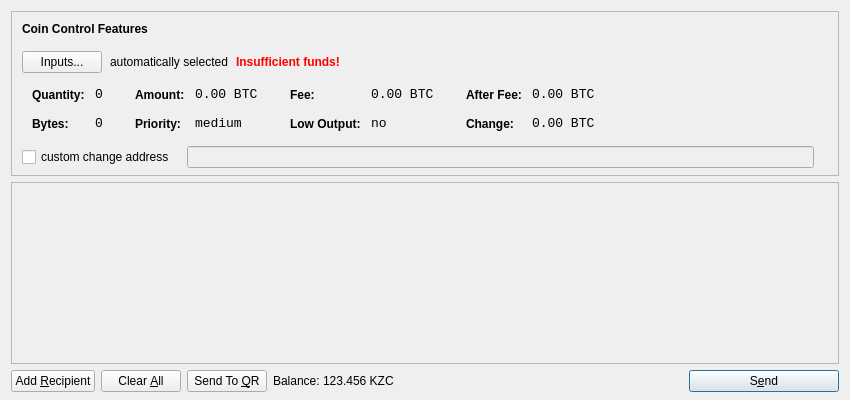
<?xml version="1.0" encoding="UTF-8"?>
<ui version="4.0">
 <class>SendCoinsDialog</class>
 <widget class="QDialog" name="SendCoinsDialog">
  <property name="geometry">
   <rect>
    <x>0</x>
    <y>0</y>
    <width>850</width>
    <height>400</height>
   </rect>
  </property>
  <property name="windowTitle">
   <string>Send Coins</string>
  </property>
  <layout class="QVBoxLayout" name="verticalLayout" stretch="0,1,0">
   <property name="bottomMargin">
    <number>8</number>
   </property>
   <item>
    <widget class="QFrame" name="frameCoinControl">
     <property name="sizePolicy">
      <sizepolicy hsizetype="Expanding" vsizetype="Expanding">
       <horstretch>0</horstretch>
       <verstretch>0</verstretch>
      </sizepolicy>
     </property>
     <property name="maximumSize">
      <size>
       <width>16777215</width>
       <height>16777215</height>
      </size>
     </property>
     <property name="frameShape">
      <enum>QFrame::StyledPanel</enum>
     </property>
     <property name="frameShadow">
      <enum>QFrame::Sunken</enum>
     </property>
     <layout class="QVBoxLayout" name="verticalLayoutCoinControl2">
      <property name="spacing">
       <number>7</number>
      </property>
      <property name="leftMargin">
       <number>0</number>
      </property>
      <property name="topMargin">
       <number>0</number>
      </property>
      <property name="rightMargin">
       <number>0</number>
      </property>
      <property name="bottomMargin">
       <number>6</number>
      </property>
      <item>
       <layout class="QVBoxLayout" name="verticalLayoutCoinControl" stretch="0,0,0,0,1">
        <property name="spacing">
         <number>0</number>
        </property>
        <property name="leftMargin">
         <number>10</number>
        </property>
        <property name="topMargin">
         <number>10</number>
        </property>
        <item>
         <layout class="QHBoxLayout" name="horizontalLayoutCoinControl1">
          <property name="bottomMargin">
           <number>15</number>
          </property>
          <item>
           <widget class="QLabel" name="labelCoinControlFeatures">
            <property name="sizePolicy">
             <sizepolicy hsizetype="Preferred" vsizetype="Maximum">
              <horstretch>0</horstretch>
              <verstretch>0</verstretch>
             </sizepolicy>
            </property>
            <property name="font">
             <font>
              <weight>75</weight>
              <bold>true</bold>
             </font>
            </property>
            <property name="styleSheet">
             <string notr="true">font-weight:bold;</string>
            </property>
            <property name="text">
             <string>Coin Control Features</string>
            </property>
           </widget>
          </item>
         </layout>
        </item>
        <item>
         <layout class="QHBoxLayout" name="horizontalLayoutCoinControl2" stretch="0,0,0,0">
          <property name="spacing">
           <number>8</number>
          </property>
          <property name="bottomMargin">
           <number>10</number>
          </property>
          <item>
           <widget class="QPushButton" name="pushButtonCoinControl">
            <property name="styleSheet">
             <string notr="true"/>
            </property>
            <property name="text">
             <string>Inputs...</string>
            </property>
           </widget>
          </item>
          <item>
           <widget class="QLabel" name="labelCoinControlAutomaticallySelected">
            <property name="text">
             <string>automatically selected</string>
            </property>
            <property name="margin">
             <number>5</number>
            </property>
           </widget>
          </item>
          <item>
           <widget class="QLabel" name="labelCoinControlInsuffFunds">
            <property name="font">
             <font>
              <weight>75</weight>
              <bold>true</bold>
             </font>
            </property>
            <property name="styleSheet">
             <string notr="true">color:red;font-weight:bold;</string>
            </property>
            <property name="text">
             <string>Insufficient funds!</string>
            </property>
            <property name="margin">
             <number>5</number>
            </property>
           </widget>
          </item>
          <item>
           <spacer name="horizontalSpacerCoinControl">
            <property name="orientation">
             <enum>Qt::Horizontal</enum>
            </property>
            <property name="sizeHint" stdset="0">
             <size>
              <width>40</width>
              <height>1</height>
             </size>
            </property>
           </spacer>
          </item>
         </layout>
        </item>
        <item>
         <widget class="QWidget" name="widgetCoinControl" native="true">
          <property name="sizePolicy">
           <sizepolicy hsizetype="Preferred" vsizetype="Preferred">
            <horstretch>0</horstretch>
            <verstretch>0</verstretch>
           </sizepolicy>
          </property>
          <property name="minimumSize">
           <size>
            <width>0</width>
            <height>0</height>
           </size>
          </property>
          <property name="styleSheet">
           <string notr="true"/>
          </property>
          <layout class="QHBoxLayout" name="horizontalLayoutCoinControl5">
           <property name="leftMargin">
            <number>0</number>
           </property>
           <property name="topMargin">
            <number>0</number>
           </property>
           <property name="rightMargin">
            <number>0</number>
           </property>
           <property name="bottomMargin">
            <number>0</number>
           </property>
           <item>
            <layout class="QHBoxLayout" name="horizontalLayoutCoinControl3" stretch="0,0,0,1">
             <property name="spacing">
              <number>20</number>
             </property>
             <property name="topMargin">
              <number>0</number>
             </property>
             <property name="bottomMargin">
              <number>10</number>
             </property>
             <item>
              <layout class="QFormLayout" name="formLayoutCoinControl1">
               <property name="horizontalSpacing">
                <number>10</number>
               </property>
               <property name="verticalSpacing">
                <number>14</number>
               </property>
               <property name="leftMargin">
                <number>10</number>
               </property>
               <property name="topMargin">
                <number>4</number>
               </property>
               <property name="rightMargin">
                <number>6</number>
               </property>
               <item row="0" column="0">
                <widget class="QLabel" name="labelCoinControlQuantityText">
                 <property name="styleSheet">
                  <string notr="true">font-weight:bold;</string>
                 </property>
                 <property name="text">
                  <string>Quantity:</string>
                 </property>
                 <property name="margin">
                  <number>0</number>
                 </property>
                </widget>
               </item>
               <item row="0" column="1">
                <widget class="QLabel" name="labelCoinControlQuantity">
                 <property name="font">
                  <font>
                   <family>Monospace</family>
                   <pointsize>10</pointsize>
                  </font>
                 </property>
                 <property name="cursor">
                  <cursorShape>IBeamCursor</cursorShape>
                 </property>
                 <property name="contextMenuPolicy">
                  <enum>Qt::ActionsContextMenu</enum>
                 </property>
                 <property name="text">
                  <string notr="true">0</string>
                 </property>
                 <property name="margin">
                  <number>0</number>
                 </property>
                 <property name="textInteractionFlags">
                  <set>Qt::LinksAccessibleByMouse|Qt::TextSelectableByKeyboard|Qt::TextSelectableByMouse</set>
                 </property>
                </widget>
               </item>
               <item row="1" column="0">
                <widget class="QLabel" name="labelCoinControlBytesText">
                 <property name="styleSheet">
                  <string notr="true">font-weight:bold;</string>
                 </property>
                 <property name="text">
                  <string>Bytes:</string>
                 </property>
                </widget>
               </item>
               <item row="1" column="1">
                <widget class="QLabel" name="labelCoinControlBytes">
                 <property name="font">
                  <font>
                   <family>Monospace</family>
                   <pointsize>10</pointsize>
                  </font>
                 </property>
                 <property name="cursor">
                  <cursorShape>IBeamCursor</cursorShape>
                 </property>
                 <property name="contextMenuPolicy">
                  <enum>Qt::ActionsContextMenu</enum>
                 </property>
                 <property name="text">
                  <string notr="true">0</string>
                 </property>
                 <property name="textInteractionFlags">
                  <set>Qt::LinksAccessibleByMouse|Qt::TextSelectableByKeyboard|Qt::TextSelectableByMouse</set>
                 </property>
                </widget>
               </item>
              </layout>
             </item>
             <item>
              <layout class="QFormLayout" name="formLayoutCoinControl2">
               <property name="horizontalSpacing">
                <number>10</number>
               </property>
               <property name="verticalSpacing">
                <number>14</number>
               </property>
               <property name="leftMargin">
                <number>6</number>
               </property>
               <property name="topMargin">
                <number>4</number>
               </property>
               <property name="rightMargin">
                <number>6</number>
               </property>
               <item row="0" column="0">
                <widget class="QLabel" name="labelCoinControlAmountText">
                 <property name="styleSheet">
                  <string notr="true">font-weight:bold;</string>
                 </property>
                 <property name="text">
                  <string>Amount:</string>
                 </property>
                 <property name="margin">
                  <number>0</number>
                 </property>
                </widget>
               </item>
               <item row="0" column="1">
                <widget class="QLabel" name="labelCoinControlAmount">
                 <property name="font">
                  <font>
                   <family>Monospace</family>
                   <pointsize>10</pointsize>
                  </font>
                 </property>
                 <property name="cursor">
                  <cursorShape>IBeamCursor</cursorShape>
                 </property>
                 <property name="contextMenuPolicy">
                  <enum>Qt::ActionsContextMenu</enum>
                 </property>
                 <property name="text">
                  <string notr="true">0.00 BTC</string>
                 </property>
                 <property name="textInteractionFlags">
                  <set>Qt::LinksAccessibleByMouse|Qt::TextSelectableByKeyboard|Qt::TextSelectableByMouse</set>
                 </property>
                </widget>
               </item>
               <item row="1" column="0">
                <widget class="QLabel" name="labelCoinControlPriorityText">
                 <property name="styleSheet">
                  <string notr="true">font-weight:bold;</string>
                 </property>
                 <property name="text">
                  <string>Priority:</string>
                 </property>
                </widget>
               </item>
               <item row="1" column="1">
                <widget class="QLabel" name="labelCoinControlPriority">
                 <property name="font">
                  <font>
                   <family>Monospace</family>
                   <pointsize>10</pointsize>
                  </font>
                 </property>
                 <property name="cursor">
                  <cursorShape>IBeamCursor</cursorShape>
                 </property>
                 <property name="contextMenuPolicy">
                  <enum>Qt::ActionsContextMenu</enum>
                 </property>
                 <property name="text">
                  <string>medium</string>
                 </property>
                 <property name="textInteractionFlags">
                  <set>Qt::LinksAccessibleByMouse|Qt::TextSelectableByKeyboard|Qt::TextSelectableByMouse</set>
                 </property>
                </widget>
               </item>
              </layout>
             </item>
             <item>
              <layout class="QFormLayout" name="formLayoutCoinControl3">
               <property name="horizontalSpacing">
                <number>10</number>
               </property>
               <property name="verticalSpacing">
                <number>14</number>
               </property>
               <property name="leftMargin">
                <number>6</number>
               </property>
               <property name="topMargin">
                <number>4</number>
               </property>
               <property name="rightMargin">
                <number>6</number>
               </property>
               <item row="0" column="0">
                <widget class="QLabel" name="labelCoinControlFeeText">
                 <property name="styleSheet">
                  <string notr="true">font-weight:bold;</string>
                 </property>
                 <property name="text">
                  <string>Fee:</string>
                 </property>
                 <property name="margin">
                  <number>0</number>
                 </property>
                </widget>
               </item>
               <item row="0" column="1">
                <widget class="QLabel" name="labelCoinControlFee">
                 <property name="font">
                  <font>
                   <family>Monospace</family>
                   <pointsize>10</pointsize>
                  </font>
                 </property>
                 <property name="cursor">
                  <cursorShape>IBeamCursor</cursorShape>
                 </property>
                 <property name="contextMenuPolicy">
                  <enum>Qt::ActionsContextMenu</enum>
                 </property>
                 <property name="text">
                  <string notr="true">0.00 BTC</string>
                 </property>
                 <property name="textInteractionFlags">
                  <set>Qt::LinksAccessibleByMouse|Qt::TextSelectableByKeyboard|Qt::TextSelectableByMouse</set>
                 </property>
                </widget>
               </item>
               <item row="1" column="0">
                <widget class="QLabel" name="labelCoinControlLowOutputText">
                 <property name="styleSheet">
                  <string notr="true">font-weight:bold;</string>
                 </property>
                 <property name="text">
                  <string>Low Output:</string>
                 </property>
                </widget>
               </item>
               <item row="1" column="1">
                <widget class="QLabel" name="labelCoinControlLowOutput">
                 <property name="font">
                  <font>
                   <family>Monospace</family>
                   <pointsize>10</pointsize>
                  </font>
                 </property>
                 <property name="cursor">
                  <cursorShape>IBeamCursor</cursorShape>
                 </property>
                 <property name="contextMenuPolicy">
                  <enum>Qt::ActionsContextMenu</enum>
                 </property>
                 <property name="text">
                  <string>no</string>
                 </property>
                 <property name="textInteractionFlags">
                  <set>Qt::LinksAccessibleByMouse|Qt::TextSelectableByKeyboard|Qt::TextSelectableByMouse</set>
                 </property>
                </widget>
               </item>
              </layout>
             </item>
             <item>
              <layout class="QFormLayout" name="formLayoutCoinControl4">
               <property name="horizontalSpacing">
                <number>10</number>
               </property>
               <property name="verticalSpacing">
                <number>14</number>
               </property>
               <property name="leftMargin">
                <number>6</number>
               </property>
               <property name="topMargin">
                <number>4</number>
               </property>
               <property name="rightMargin">
                <number>6</number>
               </property>
               <item row="0" column="0">
                <widget class="QLabel" name="labelCoinControlAfterFeeText">
                 <property name="styleSheet">
                  <string notr="true">font-weight:bold;</string>
                 </property>
                 <property name="text">
                  <string>After Fee:</string>
                 </property>
                 <property name="margin">
                  <number>0</number>
                 </property>
                </widget>
               </item>
               <item row="0" column="1">
                <widget class="QLabel" name="labelCoinControlAfterFee">
                 <property name="font">
                  <font>
                   <family>Monospace</family>
                   <pointsize>10</pointsize>
                  </font>
                 </property>
                 <property name="cursor">
                  <cursorShape>IBeamCursor</cursorShape>
                 </property>
                 <property name="contextMenuPolicy">
                  <enum>Qt::ActionsContextMenu</enum>
                 </property>
                 <property name="text">
                  <string notr="true">0.00 BTC</string>
                 </property>
                 <property name="textInteractionFlags">
                  <set>Qt::LinksAccessibleByMouse|Qt::TextSelectableByKeyboard|Qt::TextSelectableByMouse</set>
                 </property>
                </widget>
               </item>
               <item row="1" column="0">
                <widget class="QLabel" name="labelCoinControlChangeText">
                 <property name="styleSheet">
                  <string notr="true">font-weight:bold;</string>
                 </property>
                 <property name="text">
                  <string>Change:</string>
                 </property>
                </widget>
               </item>
               <item row="1" column="1">
                <widget class="QLabel" name="labelCoinControlChange">
                 <property name="font">
                  <font>
                   <family>Monospace</family>
                   <pointsize>10</pointsize>
                  </font>
                 </property>
                 <property name="cursor">
                  <cursorShape>IBeamCursor</cursorShape>
                 </property>
                 <property name="contextMenuPolicy">
                  <enum>Qt::ActionsContextMenu</enum>
                 </property>
                 <property name="text">
                  <string notr="true">0.00 BTC</string>
                 </property>
                 <property name="textInteractionFlags">
                  <set>Qt::LinksAccessibleByMouse|Qt::TextSelectableByKeyboard|Qt::TextSelectableByMouse</set>
                 </property>
                </widget>
               </item>
              </layout>
             </item>
            </layout>
           </item>
          </layout>
         </widget>
        </item>
        <item>
         <layout class="QHBoxLayout" name="horizontalLayoutCoinControl4" stretch="0,0,0">
          <property name="spacing">
           <number>12</number>
          </property>
          <property name="sizeConstraint">
           <enum>QLayout::SetDefaultConstraint</enum>
          </property>
          <property name="topMargin">
           <number>5</number>
          </property>
          <property name="rightMargin">
           <number>5</number>
          </property>
          <item>
           <widget class="QCheckBox" name="checkBoxCoinControlChange">
            <property name="text">
             <string>custom change address</string>
            </property>
           </widget>
          </item>
          <item>
           <widget class="QLineEdit" name="lineEditCoinControlChange">
            <property name="enabled">
             <bool>false</bool>
            </property>
            <property name="sizePolicy">
             <sizepolicy hsizetype="Expanding" vsizetype="Fixed">
              <horstretch>0</horstretch>
              <verstretch>0</verstretch>
             </sizepolicy>
            </property>
           </widget>
          </item>
          <item>
           <widget class="QLabel" name="labelCoinControlChangeLabel">
            <property name="sizePolicy">
             <sizepolicy hsizetype="Preferred" vsizetype="Expanding">
              <horstretch>0</horstretch>
              <verstretch>0</verstretch>
             </sizepolicy>
            </property>
            <property name="minimumSize">
             <size>
              <width>0</width>
              <height>0</height>
             </size>
            </property>
            <property name="text">
             <string/>
            </property>
            <property name="margin">
             <number>3</number>
            </property>
           </widget>
          </item>
         </layout>
        </item>
        <item>
         <spacer name="verticalSpacerCoinControl">
          <property name="orientation">
           <enum>Qt::Vertical</enum>
          </property>
          <property name="sizeHint" stdset="0">
           <size>
            <width>800</width>
            <height>1</height>
           </size>
          </property>
         </spacer>
        </item>
       </layout>
      </item>
     </layout>
    </widget>
   </item>
   <item>
    <widget class="QScrollArea" name="scrollArea">
     <property name="widgetResizable">
      <bool>true</bool>
     </property>
     <widget class="QWidget" name="scrollAreaWidgetContents">
      <property name="geometry">
       <rect>
        <x>0</x>
        <y>0</y>
        <width>826</width>
        <height>145</height>
       </rect>
      </property>
      <layout class="QVBoxLayout" name="verticalLayout_2">
       <property name="leftMargin">
        <number>0</number>
       </property>
       <property name="topMargin">
        <number>0</number>
       </property>
       <property name="rightMargin">
        <number>0</number>
       </property>
       <property name="bottomMargin">
        <number>0</number>
       </property>
       <item>
        <layout class="QVBoxLayout" name="entries">
         <property name="spacing">
          <number>6</number>
         </property>
        </layout>
       </item>
       <item>
        <spacer name="verticalSpacer">
         <property name="orientation">
          <enum>Qt::Vertical</enum>
         </property>
         <property name="sizeHint" stdset="0">
          <size>
           <width>20</width>
           <height>40</height>
          </size>
         </property>
        </spacer>
       </item>
      </layout>
     </widget>
    </widget>
   </item>
   <item>
    <layout class="QHBoxLayout" name="horizontalLayout">
     <item>
      <widget class="QPushButton" name="addButton">
       <property name="toolTip">
        <string>Send to multiple recipients at once</string>
       </property>
       <property name="text">
        <string>Add &amp;Recipient</string>
       </property>
       <property name="icon">
        <iconset resource="../bitcoin.qrc">
         <normaloff>:/icons/add</normaloff>:/icons/add</iconset>
       </property>
       <property name="autoDefault">
        <bool>false</bool>
       </property>
      </widget>
     </item>
     <item>
      <widget class="QPushButton" name="clearButton">
       <property name="sizePolicy">
        <sizepolicy hsizetype="Minimum" vsizetype="Fixed">
         <horstretch>0</horstretch>
         <verstretch>0</verstretch>
        </sizepolicy>
       </property>
       <property name="toolTip">
        <string>Remove all transaction fields</string>
       </property>
       <property name="text">
        <string>Clear &amp;All</string>
       </property>
       <property name="icon">
        <iconset resource="../bitcoin.qrc">
         <normaloff>:/icons/remove</normaloff>:/icons/remove</iconset>
       </property>
       <property name="autoRepeatDelay">
        <number>300</number>
       </property>
       <property name="autoDefault">
        <bool>false</bool>
       </property>
      </widget>
     </item>
     <item>
      <widget class="QPushButton" name="sendQRButton">
       <property name="text">
        <string>Send To &amp;QR</string>
       </property>
       <property name="icon">
        <iconset resource="../bitcoin.qrc">
         <normaloff>:/icons/qrcode</normaloff>:/icons/qrcode</iconset>
       </property>
      </widget>
     </item>
     <item>
      <layout class="QHBoxLayout" name="horizontalLayout_2">
       <property name="spacing">
        <number>3</number>
       </property>
       <item>
        <widget class="QLabel" name="label">
         <property name="text">
          <string>Balance:</string>
         </property>
        </widget>
       </item>
       <item>
        <widget class="QLabel" name="labelBalance">
         <property name="cursor">
          <cursorShape>IBeamCursor</cursorShape>
         </property>
         <property name="text">
          <string>123.456 KZC</string>
         </property>
         <property name="textInteractionFlags">
          <set>Qt::LinksAccessibleByMouse|Qt::TextSelectableByKeyboard|Qt::TextSelectableByMouse</set>
         </property>
        </widget>
       </item>
      </layout>
     </item>
     <item>
      <spacer name="horizontalSpacer">
       <property name="orientation">
        <enum>Qt::Horizontal</enum>
       </property>
       <property name="sizeHint" stdset="0">
        <size>
         <width>40</width>
         <height>20</height>
        </size>
       </property>
      </spacer>
     </item>
     <item>
      <widget class="QPushButton" name="sendButton">
       <property name="minimumSize">
        <size>
         <width>150</width>
         <height>0</height>
        </size>
       </property>
       <property name="toolTip">
        <string>Confirm the send action</string>
       </property>
       <property name="text">
        <string>S&amp;end</string>
       </property>
       <property name="icon">
        <iconset resource="../bitcoin.qrc">
         <normaloff>:/icons/send</normaloff>:/icons/send</iconset>
       </property>
       <property name="default">
        <bool>true</bool>
       </property>
      </widget>
     </item>
    </layout>
   </item>
  </layout>
 </widget>
 <resources>
  <include location="../bitcoin.qrc"/>
 </resources>
 <connections/>
</ui>
